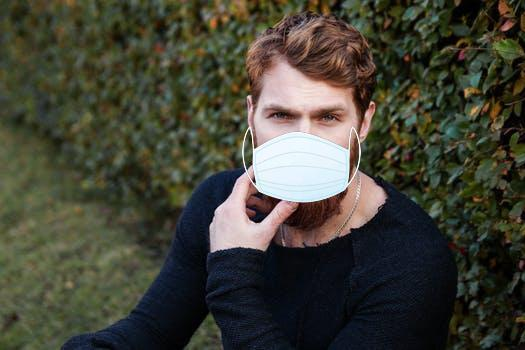
#> input picture DATAIMAGE/with_mask/0-with-mask.jpg, 525 x 350 px; its folder holds only this picture in this run
$ jupyter execute --allow-errors mask_detection.ipynb
#> lines starting #> are read from the running program, lines starting #| are printed output that depends on the picture
[cell 1]
from skimage.feature import hog
#from skimage.io import imread
import joblib,glob,os,cv2

from sklearn.svm import LinearSVC
from sklearn.model_selection import GridSearchCV, train_test_split
from sklearn import svm, metrics
import numpy as np
from sklearn.preprocessing import LabelEncoder
import matplotlib.pyplot as plt

train_data = []
train_labels = []
pos_im_path = 'DATAIMAGE/with_mask/'
neg_im_path = 'DATAIMAGE/without_mask/'
model_path = 'models/models.dat'
# Load the positive features
for filename in glob.glob(os.path.join(pos_im_path,"*.jpg")):
    fd = cv2.imread(filename,0)
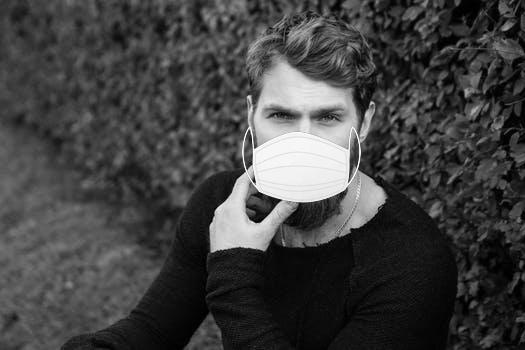
#> fd: shape (350, 525); min 0, max 255, mean 65.4
    fd = cv2.resize(fd,(64,128))
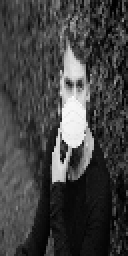
#> fd: shape (128, 64) (shown 2 times larger); min 0, max 253, mean 65.4
    fd = hog(fd,orientations=9,pixels_per_cell=(8,8),visualize=False,cells_per_block=(3,3))
#> fd = 6804 values, max 0.329 at index 5184, min 0 at index 184, mean 0.086
#> (reads models/models.dat from the repository)
    train_data.append(fd)
    train_labels.append(1)
